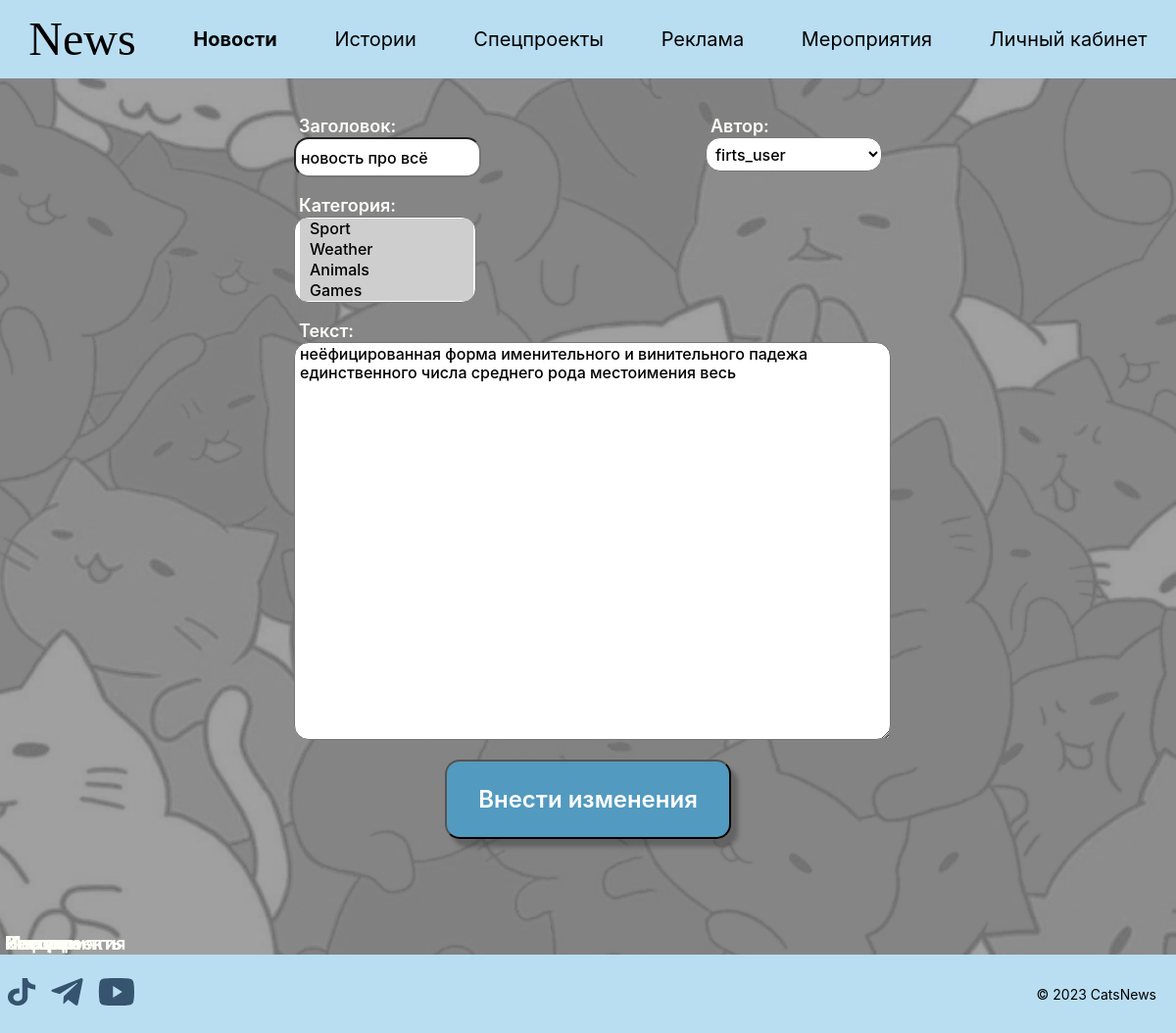
Screenshot of /21/edit/ (signed in) with the database file from the repository.
### news/models.py (models this page shows, shortened)
class Post(models.Model):
    artickle = 'ar'
    news = 'nw'
    TYPES = [
        (artickle, 'статья'),
        (news, 'новость')
    ]
    author = models.ForeignKey(Author, on_delete=models.CASCADE, default=artickle)
    type = models.CharField(max_length=2, choices=TYPES, default=artickle)
    pub_date = models.DateTimeField(auto_now_add=True)
    category = models.ManyToManyField(Category, through='PostCategory')
    title = models.CharField(max_length=250)
    content = models.TextField()
    rating = models.IntegerField(default=0)

class Category(models.Model):
    category = models.CharField(max_length=128, unique=True)
    subscribers = models.ManyToManyField(User, blank=True)
    def __str__(self):
        return f'{self.category}'

### news/views.py (the view)
# urls.py: path('<int:pk>/edit/', UpdatePostView.as_view(), name='post_update'),
class UpdatePostView(LoginRequiredMixin, PermissionRequiredMixin, UpdateView):
    template_name = 'edit.html'
    form_class = PostForm
    permission_required = ('news.change_post',)
    def get_object(self, **kwargs):
        id = self.kwargs.get('pk')
        return Post.objects.get(pk=id)

### news/forms.py
class PostForm(ModelForm):
    class Meta:
        model = Post
        fields = ['title', 'content', 'author', 'category']

### news/models.py (called while the page is built)
    def __str__(self):
        return f'{self.user}'

### templates/edit.html (shortened to what this page needs)
{% extends 'default.html' %}
{% load static %}
{% block style %}<link type="text/css" href="{% static 'css/add_update.css' %}" rel="stylesheet" />{% endblock style %}
{% block content %}
    <form method="POST" class="form">
        <div class="form_top">
            <div class="title">
                <div class="label">
                    Заголовок:
                </div>
                {{ form.title }}
            </div>
            <div class="author">
                <div class="label">
                    Автор:
                </div>
                {{ form.author }}
            </div>
        </div>
        <div class="form_category">
            <div class="label">
                Категория:
            </div>
            {{ form.category }}
        </div>
        <div class="content">
            <div class="label">
                Текст:
            </div>
            {{ form.content }}
        </div>
        <input type="submit" value="Внести изменения" id="form_button">
    </form>
{% endblock content %}

### static/css/styles.css (style rules this page uses)
body { margin: 0; padding: 0; }
.label { display: flex; align-items: center; font-family: 'Inter'; font-style: normal; font-weight: 400; font-size: 14px; line-height: 17px; margin: 5px 0; }

### static/css/add_update.css (style rules this page uses)
.form { margin: 0 auto; width: 50%; }
.form_top { display: flex; justify-content: space-between; width: 100%; margin-top: 30px; }
#id_title { display: flex; justify-content: start; padding-left: 5px; margin-bottom: 10px; align-items: center; width: 100%; height: 35px; background: #FFFFFF; border-radius: 15px; font-family: 'Inter'; font-weight: 500; font-size: 16px; line-height: 19px; color: #000000 }
.title { position: relative; width: 30%; }
.label { position: absolute; top:-25px; left: 5px; color: #fefff7; font-size: 18px; font-weight: 600; }
#id_author { display: flex; justify-content: start; padding-left: 5px; margin-bottom: 10px; align-items: center; width: 100%; height: 35px; background: #FFFFFF; border-radius: 15px; font-family: 'Inter'; font-weight: 500; font-size: 16px; line-height: 19px; color: #000000 }
.author { position: relative; width: 30%; }
#id_category { display: flex; justify-content: center; padding-left: 5px; margin-bottom: 10px; align-items: center; width: 100%; background: #FFFFFF; border-radius: 15px; overflow: auto; padding: 1px 2px 1px 5px; }
#id_category>option { display: flex; padding-left: 10px; font-family: 'Inter'; font-weight: 500; font-size: 16px; line-height: 19px; color: #000000 }
.form_category { position: relative; display: flex; flex-direction: column; align-items: center; width: 31%; margin-top: 30px; }
#id_content { display: flex; padding-left: 5px; width: 100%; height: 400px; background: #FFFFFF; border-radius: 15px; font-family: 'Inter'; font-weight: 500; font-size: 16px; line-height: 19px; color: #000000 }
.content { position: relative; margin-top: 30px; }
#form_button { display: flex; padding: 24px 32px; gap: 10px; background: #529AC0; box-shadow: 7px 8px 4px rgba(0, 0, 0, 0.25); border-radius: 15px; font-family: 'Inter'; font-weight: 600; font-size: 24px; line-height: 29px; color: #FFFFFF; margin: 20px auto; }

### rows the page displays
Post: title "новость про всё", author "firts_user", content "неёфицированная форма именительного и винительного падежа единственного числа среднего рода местоимения весь"
Category: category "Sport ☑ / Weather ☑ / Animals ☑ / Games ☑"
